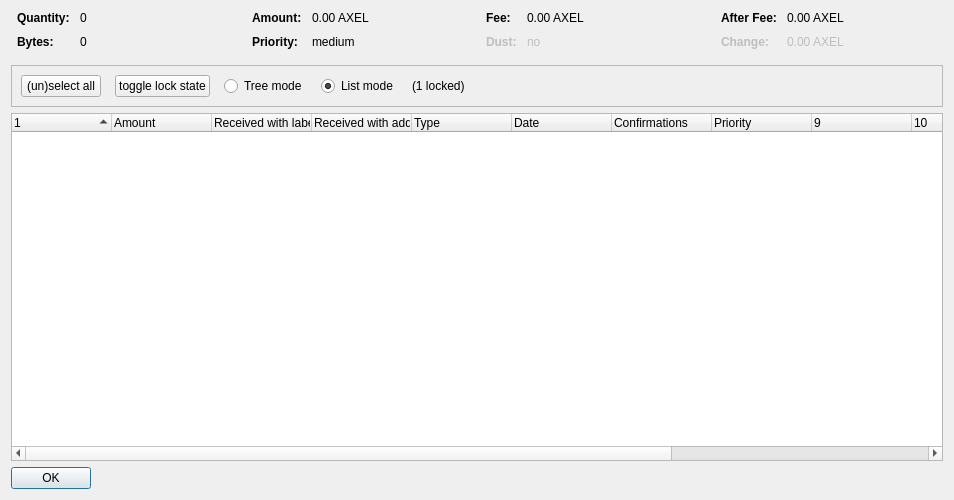
<?xml version="1.0" encoding="UTF-8"?>
<ui version="4.0">
 <class>CoinControlDialog</class>
 <widget class="QDialog" name="CoinControlDialog">
  <property name="geometry">
   <rect>
    <x>0</x>
    <y>0</y>
    <width>954</width>
    <height>500</height>
   </rect>
  </property>
  <property name="windowTitle">
   <string>Coin Selection</string>
  </property>
  <layout class="QVBoxLayout" name="verticalLayout">
   <item>
    <layout class="QHBoxLayout" name="horizontalLayoutTop" stretch="0,0,0,0">
     <property name="topMargin">
      <number>0</number>
     </property>
     <property name="bottomMargin">
      <number>10</number>
     </property>
     <item>
      <layout class="QFormLayout" name="formLayoutCoinControl1">
       <property name="horizontalSpacing">
        <number>10</number>
       </property>
       <property name="verticalSpacing">
        <number>10</number>
       </property>
       <property name="leftMargin">
        <number>6</number>
       </property>
       <property name="rightMargin">
        <number>6</number>
       </property>
       <item row="0" column="0">
        <widget class="QLabel" name="labelCoinControlQuantityText">
         <property name="font">
          <font>
           <weight>75</weight>
           <bold>true</bold>
          </font>
         </property>
         <property name="text">
          <string>Quantity:</string>
         </property>
        </widget>
       </item>
       <item row="0" column="1">
        <widget class="QLabel" name="labelCoinControlQuantity">
         <property name="cursor">
          <cursorShape>IBeamCursor</cursorShape>
         </property>
         <property name="contextMenuPolicy">
          <enum>Qt::ActionsContextMenu</enum>
         </property>
         <property name="text">
          <string notr="true">0</string>
         </property>
         <property name="textInteractionFlags">
          <set>Qt::LinksAccessibleByMouse|Qt::TextSelectableByKeyboard|Qt::TextSelectableByMouse</set>
         </property>
        </widget>
       </item>
       <item row="1" column="0">
        <widget class="QLabel" name="labelCoinControlBytesText">
         <property name="font">
          <font>
           <weight>75</weight>
           <bold>true</bold>
          </font>
         </property>
         <property name="text">
          <string>Bytes:</string>
         </property>
        </widget>
       </item>
       <item row="1" column="1">
        <widget class="QLabel" name="labelCoinControlBytes">
         <property name="cursor">
          <cursorShape>IBeamCursor</cursorShape>
         </property>
         <property name="contextMenuPolicy">
          <enum>Qt::ActionsContextMenu</enum>
         </property>
         <property name="text">
          <string notr="true">0</string>
         </property>
         <property name="textInteractionFlags">
          <set>Qt::LinksAccessibleByMouse|Qt::TextSelectableByKeyboard|Qt::TextSelectableByMouse</set>
         </property>
        </widget>
       </item>
      </layout>
     </item>
     <item>
      <layout class="QFormLayout" name="formLayoutCoinControl2">
       <property name="horizontalSpacing">
        <number>10</number>
       </property>
       <property name="verticalSpacing">
        <number>10</number>
       </property>
       <property name="leftMargin">
        <number>6</number>
       </property>
       <property name="rightMargin">
        <number>6</number>
       </property>
       <item row="0" column="0">
        <widget class="QLabel" name="labelCoinControlAmountText">
         <property name="font">
          <font>
           <weight>75</weight>
           <bold>true</bold>
          </font>
         </property>
         <property name="text">
          <string>Amount:</string>
         </property>
        </widget>
       </item>
       <item row="0" column="1">
        <widget class="QLabel" name="labelCoinControlAmount">
         <property name="cursor">
          <cursorShape>IBeamCursor</cursorShape>
         </property>
         <property name="contextMenuPolicy">
          <enum>Qt::ActionsContextMenu</enum>
         </property>
         <property name="text">
          <string notr="true">0.00 AXEL</string>
         </property>
         <property name="textInteractionFlags">
          <set>Qt::LinksAccessibleByMouse|Qt::TextSelectableByKeyboard|Qt::TextSelectableByMouse</set>
         </property>
        </widget>
       </item>
       <item row="1" column="0">
        <widget class="QLabel" name="labelCoinControlPriorityText">
         <property name="font">
          <font>
           <weight>75</weight>
           <bold>true</bold>
          </font>
         </property>
         <property name="text">
          <string>Priority:</string>
         </property>
        </widget>
       </item>
       <item row="1" column="1">
        <widget class="QLabel" name="labelCoinControlPriority">
         <property name="cursor">
          <cursorShape>IBeamCursor</cursorShape>
         </property>
         <property name="contextMenuPolicy">
          <enum>Qt::ActionsContextMenu</enum>
         </property>
         <property name="text">
          <string>medium</string>
         </property>
         <property name="textInteractionFlags">
          <set>Qt::LinksAccessibleByMouse|Qt::TextSelectableByKeyboard|Qt::TextSelectableByMouse</set>
         </property>
        </widget>
       </item>
      </layout>
     </item>
     <item>
      <layout class="QFormLayout" name="formLayoutCoinControl3">
       <property name="horizontalSpacing">
        <number>10</number>
       </property>
       <property name="verticalSpacing">
        <number>10</number>
       </property>
       <property name="leftMargin">
        <number>6</number>
       </property>
       <property name="rightMargin">
        <number>6</number>
       </property>
       <item row="0" column="0">
        <widget class="QLabel" name="labelCoinControlFeeText">
         <property name="font">
          <font>
           <weight>75</weight>
           <bold>true</bold>
          </font>
         </property>
         <property name="text">
          <string>Fee:</string>
         </property>
        </widget>
       </item>
       <item row="0" column="1">
        <widget class="QLabel" name="labelCoinControlFee">
         <property name="cursor">
          <cursorShape>IBeamCursor</cursorShape>
         </property>
         <property name="contextMenuPolicy">
          <enum>Qt::ActionsContextMenu</enum>
         </property>
         <property name="text">
          <string notr="true">0.00 AXEL</string>
         </property>
         <property name="textInteractionFlags">
          <set>Qt::LinksAccessibleByMouse|Qt::TextSelectableByKeyboard|Qt::TextSelectableByMouse</set>
         </property>
        </widget>
       </item>
       <item row="1" column="0">
        <widget class="QLabel" name="labelCoinControlLowOutputText">
         <property name="enabled">
          <bool>false</bool>
         </property>
         <property name="font">
          <font>
           <weight>75</weight>
           <bold>true</bold>
          </font>
         </property>
         <property name="text">
          <string>Dust:</string>
         </property>
        </widget>
       </item>
       <item row="1" column="1">
        <widget class="QLabel" name="labelCoinControlLowOutput">
         <property name="enabled">
          <bool>false</bool>
         </property>
         <property name="cursor">
          <cursorShape>IBeamCursor</cursorShape>
         </property>
         <property name="contextMenuPolicy">
          <enum>Qt::ActionsContextMenu</enum>
         </property>
         <property name="text">
          <string>no</string>
         </property>
         <property name="textInteractionFlags">
          <set>Qt::LinksAccessibleByMouse|Qt::TextSelectableByKeyboard|Qt::TextSelectableByMouse</set>
         </property>
        </widget>
       </item>
      </layout>
     </item>
     <item>
      <layout class="QFormLayout" name="formLayoutCoinControl4">
       <property name="horizontalSpacing">
        <number>10</number>
       </property>
       <property name="verticalSpacing">
        <number>10</number>
       </property>
       <property name="leftMargin">
        <number>6</number>
       </property>
       <property name="rightMargin">
        <number>6</number>
       </property>
       <item row="0" column="0">
        <widget class="QLabel" name="labelCoinControlAfterFeeText">
         <property name="font">
          <font>
           <weight>75</weight>
           <bold>true</bold>
          </font>
         </property>
         <property name="text">
          <string>After Fee:</string>
         </property>
        </widget>
       </item>
       <item row="0" column="1">
        <widget class="QLabel" name="labelCoinControlAfterFee">
         <property name="cursor">
          <cursorShape>IBeamCursor</cursorShape>
         </property>
         <property name="contextMenuPolicy">
          <enum>Qt::ActionsContextMenu</enum>
         </property>
         <property name="text">
          <string notr="true">0.00 AXEL</string>
         </property>
         <property name="textInteractionFlags">
          <set>Qt::LinksAccessibleByMouse|Qt::TextSelectableByKeyboard|Qt::TextSelectableByMouse</set>
         </property>
        </widget>
       </item>
       <item row="1" column="0">
        <widget class="QLabel" name="labelCoinControlChangeText">
         <property name="enabled">
          <bool>false</bool>
         </property>
         <property name="font">
          <font>
           <weight>75</weight>
           <bold>true</bold>
          </font>
         </property>
         <property name="text">
          <string>Change:</string>
         </property>
        </widget>
       </item>
       <item row="1" column="1">
        <widget class="QLabel" name="labelCoinControlChange">
         <property name="enabled">
          <bool>false</bool>
         </property>
         <property name="cursor">
          <cursorShape>IBeamCursor</cursorShape>
         </property>
         <property name="contextMenuPolicy">
          <enum>Qt::ActionsContextMenu</enum>
         </property>
         <property name="text">
          <string notr="true">0.00 AXEL</string>
         </property>
         <property name="textInteractionFlags">
          <set>Qt::LinksAccessibleByMouse|Qt::TextSelectableByKeyboard|Qt::TextSelectableByMouse</set>
         </property>
        </widget>
       </item>
      </layout>
     </item>
    </layout>
   </item>
   <item>
    <widget class="QFrame" name="frame">
     <property name="minimumSize">
      <size>
       <width>0</width>
       <height>40</height>
      </size>
     </property>
     <property name="frameShape">
      <enum>QFrame::StyledPanel</enum>
     </property>
     <property name="frameShadow">
      <enum>QFrame::Sunken</enum>
     </property>
     <layout class="QHBoxLayout" name="horizontalLayout">
      <item>
       <layout class="QHBoxLayout" name="horizontalLayoutPanel" stretch="0,0,0,0,0,0">
        <property name="spacing">
         <number>14</number>
        </property>
        <item>
         <widget class="QPushButton" name="pushButtonSelectAll">
          <property name="sizePolicy">
           <sizepolicy hsizetype="Maximum" vsizetype="Fixed">
            <horstretch>0</horstretch>
            <verstretch>0</verstretch>
           </sizepolicy>
          </property>
          <property name="text">
           <string>(un)select all</string>
          </property>
          <property name="autoDefault">
           <bool>false</bool>
          </property>
         </widget>
        </item>
        <item>
         <widget class="QPushButton" name="pushButtonToggleLock">
          <property name="sizePolicy">
           <sizepolicy hsizetype="Maximum" vsizetype="Fixed">
            <horstretch>0</horstretch>
            <verstretch>0</verstretch>
           </sizepolicy>
          </property>
          <property name="text">
           <string>toggle lock state</string>
          </property>
          <property name="autoDefault">
           <bool>false</bool>
          </property>
         </widget>
        </item>
        <item>
         <widget class="QRadioButton" name="radioTreeMode">
          <property name="sizePolicy">
           <sizepolicy hsizetype="Maximum" vsizetype="Fixed">
            <horstretch>0</horstretch>
            <verstretch>0</verstretch>
           </sizepolicy>
          </property>
          <property name="text">
           <string>Tree mode</string>
          </property>
         </widget>
        </item>
        <item>
         <widget class="QRadioButton" name="radioListMode">
          <property name="sizePolicy">
           <sizepolicy hsizetype="Maximum" vsizetype="Fixed">
            <horstretch>0</horstretch>
            <verstretch>0</verstretch>
           </sizepolicy>
          </property>
          <property name="text">
           <string>List mode</string>
          </property>
          <property name="checked">
           <bool>true</bool>
          </property>
         </widget>
        </item>
        <item>
         <widget class="QLabel" name="labelLocked">
          <property name="text">
           <string>(1 locked)</string>
          </property>
         </widget>
        </item>
        <item>
         <spacer name="horizontalSpacer">
          <property name="orientation">
           <enum>Qt::Horizontal</enum>
          </property>
          <property name="sizeHint" stdset="0">
           <size>
            <width>40</width>
            <height>20</height>
           </size>
          </property>
         </spacer>
        </item>
       </layout>
      </item>
     </layout>
    </widget>
   </item>
   <item>
    <widget class="CoinControlTreeWidget" name="treeWidget">
     <property name="contextMenuPolicy">
      <enum>Qt::CustomContextMenu</enum>
     </property>
     <property name="sortingEnabled">
      <bool>false</bool>
     </property>
     <property name="columnCount">
      <number>13</number>
     </property>
     <attribute name="headerShowSortIndicator" stdset="0">
      <bool>true</bool>
     </attribute>
     <attribute name="headerStretchLastSection">
      <bool>false</bool>
     </attribute>
     <column>
      <property name="text">
       <string/>
      </property>
     </column>
     <column>
      <property name="text">
       <string>Amount</string>
      </property>
     </column>
     <column>
      <property name="text">
       <string>Received with label</string>
      </property>
     </column>
     <column>
      <property name="text">
       <string>Received with address</string>
      </property>
     </column>
     <column>
      <property name="text">
	<string>Type</string>
      </property>
     </column>
     <column>
      <property name="text">
       <string>Date</string>
      </property>
     </column>
     <column>
      <property name="text">
       <string>Confirmations</string>
      </property>
      <property name="toolTip">
       <string>Confirmed</string>
      </property>
     </column>
     <column>
      <property name="text">
       <string>Priority</string>
      </property>
     </column>
     <column>
      <property name="text">
       <string/>
      </property>
     </column>
     <column>
      <property name="text">
       <string/>
      </property>
     </column>
     <column>
      <property name="text">
       <string/>
      </property>
     </column>
     <column>
      <property name="text">
       <string/>
      </property>
     </column>
     <column>
      <property name="text">
       <string/>
      </property>
     </column>
    </widget>
   </item>
   <item>
    <widget class="QDialogButtonBox" name="buttonBox">
     <property name="sizePolicy">
      <sizepolicy hsizetype="Maximum" vsizetype="Fixed">
       <horstretch>0</horstretch>
       <verstretch>0</verstretch>
      </sizepolicy>
     </property>
     <property name="orientation">
      <enum>Qt::Horizontal</enum>
     </property>
     <property name="standardButtons">
      <set>QDialogButtonBox::Ok</set>
     </property>
    </widget>
   </item>
  </layout>
 </widget>
 <customwidgets>
  <customwidget>
   <class>CoinControlTreeWidget</class>
   <extends>QTreeWidget</extends>
   <header>coincontroltreewidget.h</header>
  </customwidget>
 </customwidgets>
 <resources/>
 <connections/>
</ui>
